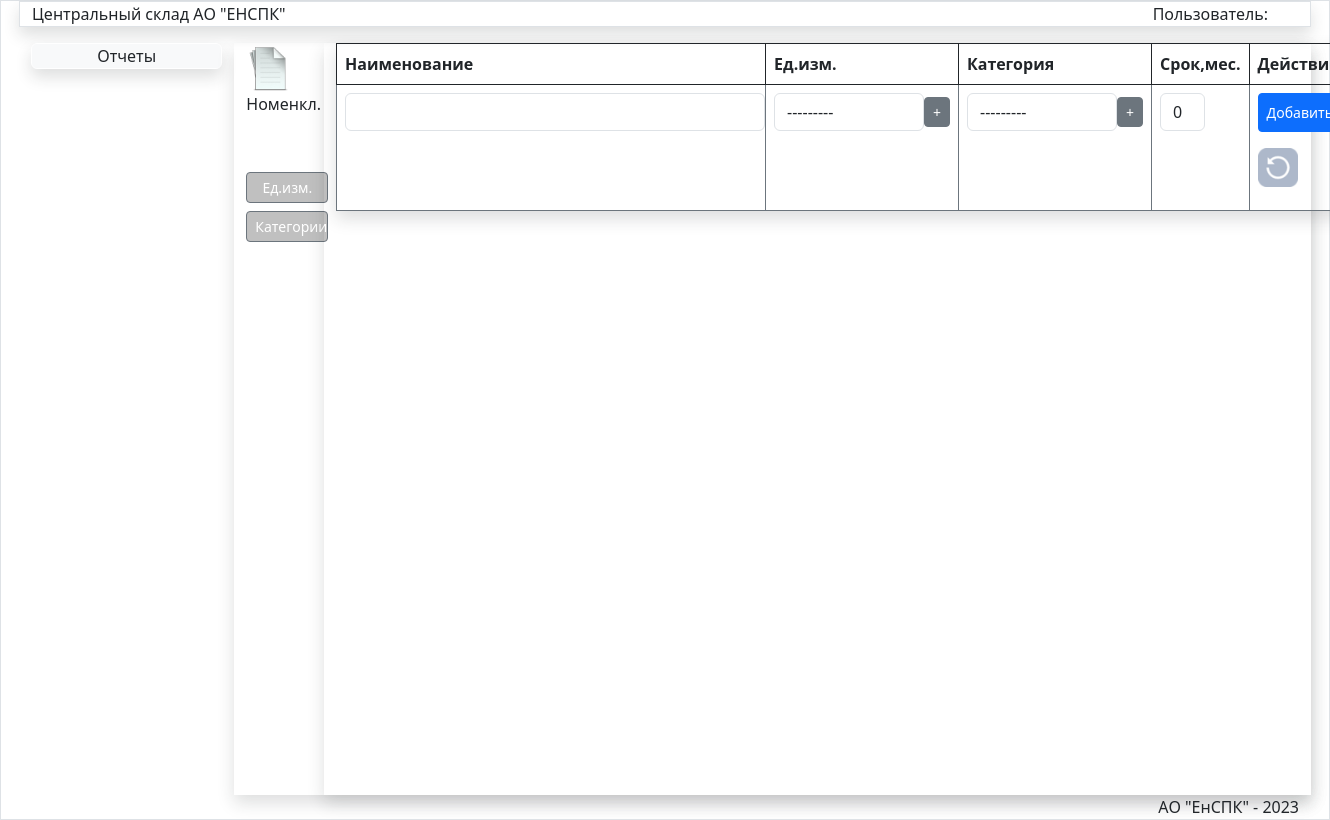
The page /nom/ on the database as committed earlier.
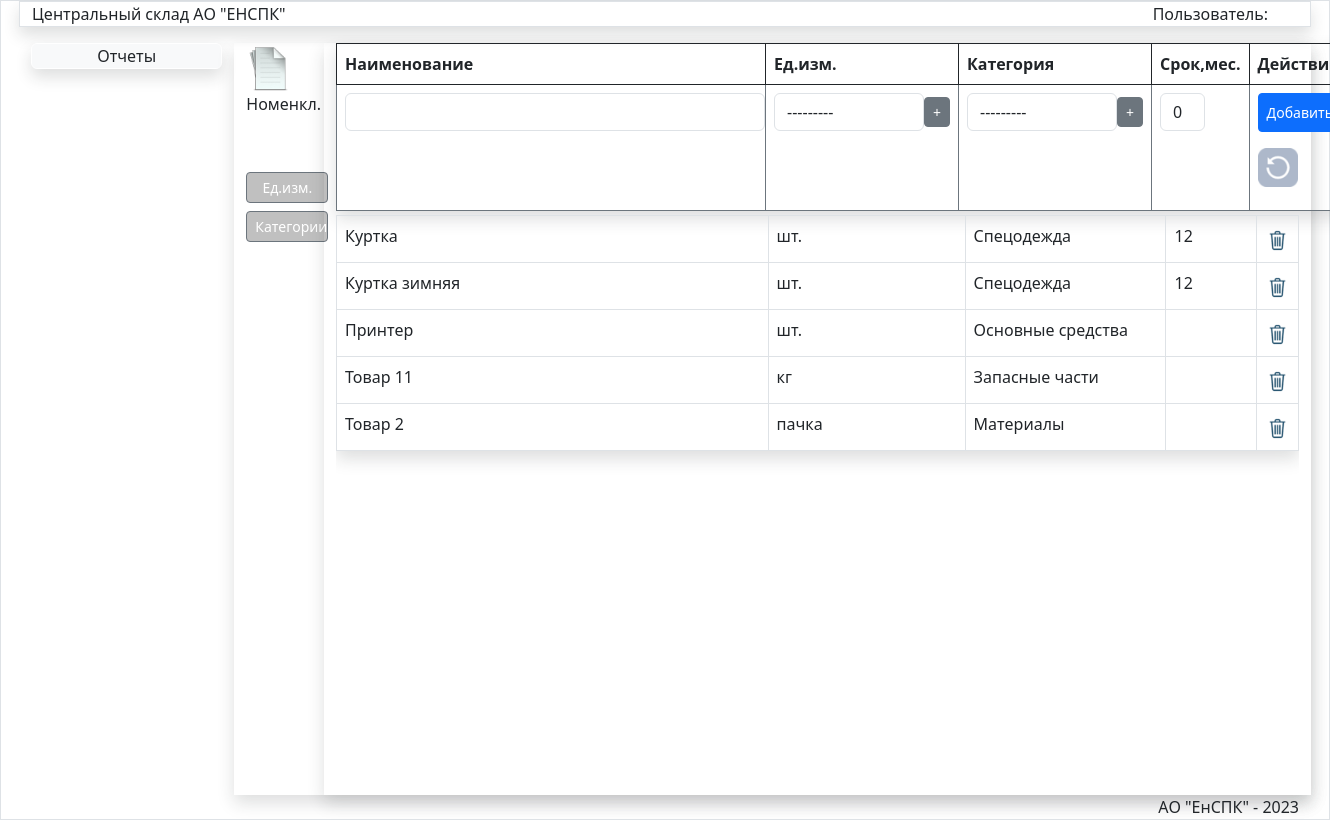
The same page on the database as committed later.
### store/models.py (models this page shows, shortened)
class Nom(models.Model):
    title = models.CharField(max_length=150, verbose_name='Наименование', unique=True)
    izm=models.ForeignKey(Unit,verbose_name='Ед.изм.',on_delete=models.PROTECT)
    category = models.ForeignKey(Category, verbose_name='Категория', on_delete=models.PROTECT)
    srok=models.IntegerField(blank=True,default=0)
    updated_at = models.DateTimeField(auto_now=True, verbose_name='Создан')
    created_at = models.DateTimeField(auto_now_add=True, verbose_name='Обновлен')
    class Meta:
        verbose_name = 'Номенклатура'
        verbose_name_plural = 'Номенклатура'
        ordering = ['title', ]

class Unit(models.Model):
    title = models.CharField(max_length=100,verbose_name='Наименование',unique=True)
    def __str__(self):
        return self.title
    class Meta:
        verbose_name='Единица измерения'
        verbose_name_plural='Единицы измерения'
        ordering=['title',]

class Category(models.Model):
    title = models.CharField(max_length=100, verbose_name='Наименование категории',unique=True)
    def __str__(self):
        return self.title
    class Meta:
        verbose_name='Категория'
        verbose_name_plural='Категории'
        ordering=['title',]

### store/views.py (the view)
# urls.py: path('nom/', NomList, name='NomList'),
def NomList(request):
   unit=Nom.objects.all()
   if request.method == 'POST':
       form=NomForm(request.POST)
       form2=UnitForm(request.POST)
       print(request.POST)
       if form.is_valid():
           form.save()
           return redirect('NomList')
       if form2.is_valid():
           form2.save()
           return redirect('NomList')
   else:
       form=NomForm()
       form2=UnitForm()
       return render(request,'store/spr/NomList.html',{'title':"Номенклатура",'unit':unit,'form':form,'form2':form2,
   'btn_caption': 'Добавить', 'brd_class': 'border-secondary',
   'btn_class': 'btn-primary', 'pic_label': 'Номенкл.',
   'base_url': 'NomList', 'update_url': 'NomUpdate',
   'delete_url': 'NomDelete'})

### store/forms.py
class NomForm(forms.ModelForm):
   class Meta:
      model = Nom
      fields = ['title','izm','category','srok']
      widgets = {
    'title': forms.TextInput(attrs={'class': 'form-control', 'style': 'width:420px;'}),
    'izm': forms.Select(attrs={'class': 'form-control', 'style': 'width:150px;margin:0;'}),
    'category': forms.Select(attrs={'class': 'form-control', 'style': 'width:150px;'}),
     'srok': forms.TextInput(attrs={'class': 'form-control', 'style': 'width:45px;padding-right:0'}),
         }

class UnitForm(forms.ModelForm):
   class Meta:
      model = Unit
      fields = ['title']
      widgets = {
      'title': forms.TextInput(attrs={'class':'form-control','style':'width:945px;'}),
      }

### store/templates/store/spr/NomList.html (shortened to what this page needs)
{% extends 'store/menu.html' %}
{% load static %}
{% block DataArea %}
<form action="" method="post" id="mainform">
<div class="row">
    <div class="col-md-1  "><img src="{% static '/images/report.png' %}" class="miniature_sprav mt-1 ">{{pic_label}}
<div class="linkdiv">
        <a href="#" class="btn btn-secondary  btn-sm mb-2 mt-5 linkbtn" type="button" data-bs-toggle="modal" data-bs-target="#exampleModal">  Ед.изм.</a>
        <a href="#" class="btn btn-secondary btn-sm linkbtn">Категории</a>
</div>
    </div>
<div class="col-md-11 mx-auto shadow ">
<table class="table  shadow mb-1">
 <thead>
    <tr class="">
        <th class="border border-dark" >Наименование</th>
        <th colspan="2" class="border border-dark border-end-0" >Ед.изм.</th>
        <th class="border border-dark border-start-0" ></th>
        <th class="border border-dark border-end-0" >Категория</th>
        <th class="border border-dark border-start-0" ></th>
        <th class="border border-dark" title="Только для спецодежды" style="width:40px;">Срок,мес.</th>
        <th class=" border border-dark" colspan="2">Действие</th>
    </tr>
 </thead>
    <div>
    <td class=" {{brd_class}} border border-end-0 " style="padding-right:0px;"  > {{ form.title}} </td>
    <td class="{{brd_class}}  border border-end-0" colspan="2" style="padding-right:0px;"> {{form.izm}}</td>
        <td style="padding-left:0; " class=" {{brd_class}} border border-start-0"><a href="#" class="btn btn-secondary btn-sm mt-1" style="height:30px;" >+</a></td>
     <td class=" {{brd_class}} border border-end-0" style="padding-right:0px;"> {{ form.category}}</td>
     <td style="padding-left:0;" class=" {{brd_class}} border border-start-0"><a href="#" class="btn btn-secondary btn-sm mt-1" style="height:30px;" >+</a></td>
     <td style="padding-right:0;" class=" {{brd_class}} border text-center pr-0" title="Только для спецодежды" > {{ form.srok}}</td>
<td class="pt-2 border {{brd_class}} "> <button type="submit" class="btn {{btn_class}} btn btn-sm mb-3 pt-2 pb-2 bt-3 " form="mainform"  >
    {{btn_caption}}</button>
       <a href="{% url base_url %}"  ><img src="{% static '/images/update.png' %}" class="btnupdate"><a>
</form>
<div class="scrolltable2">
<table class="table shadow table-bordered mt-0">
<tbody>
    {% for item in unit %}
<tr>
<td style="width:460px;">
<a href="{% url update_url item.pk %}" class=" text-dark  ">{{item.title}}</a>
</td>
<td style="width:208px;">{{item.izm}}</td>
 <td style="width:208px;">{{item.category}}</td>
 <td style="width:95px;">
{% if item.srok != 0 %}
      {{item.srok}}
      {% endif %}
</td>
<td class="text-center">
    <a href="{% url delete_url item.pk %}" class="lead text-dark  ">
    <img src="{% static '/images/del.png' %}" class="miniature2"></td></a>
</tr>
{% endfor %}
</tbody>
</table>
</div>
</div>
</div>
{% endblock DataArea %}

### store/templates/store/menu.html (shortened to what this page needs)
{% extends 'store/base.html' %}
{% load static %}
{% block LinkArea %}
{% if request.user.username == "Кладовщик" %}
<a href="{% url 'DocMenu' %}" class="btn btn-light border border-white  nav-link mb-2 shadow  ">Документы</a>
<a href="{% url 'ReportMenu' %}" class="btn btn-light border border-white  nav-link mb-2 shadow ">Отчеты</a>
<a href="{% url 'SpravMenu' %}" class="btn btn-light border border-white  nav-link mb-1 shadow ">Справочники</a>
{% else %}
 <a href="#" class="btn btn-light border border-white  nav-link mb-2 shadow ">Отчеты</a>
{% endif %}
{% endblock LinkArea %}

### store/templates/store/base.html (shortened to what this page needs)
{% load static %}
 <!DOCTYPE html>
<html lang="en">
<head>
    <link type="text/css" href="{% static '/css/bootstrap.css' %}"  rel="stylesheet">
     <link type="text/css" href="{% static '/css/my.css' %}"  rel="stylesheet">
</head>
<body>
<div class="container-fluid border shadow maincontainer">
    <div class="row">
        <div class="col-md-12 mb-3 border shadow ">
            Центральный склад АО "ЕНСПК"
            <div class="user">Пользователь:
            </div>
        </div>
    </div>
<div class="row">
    <div class="col-md-2 mb-1 linkarea">
        {% block LinkArea %}{% endblock LinkArea %}
    </div>
    <div class="col-md-10  shadow ">
        {% block DataArea %}{% endblock DataArea %}
    </div>
 <div class="row">
    <div class="col-md-12 logo" >
       АО "ЕнСПК" - 2023
    </div>
</div>
</body>
</html>

### store/static/css/my.css (style rules this page uses)
.linkarea { height:90vh; }
.maincontainer { padding-left:30px; padding-right:30px; }
.logo { text-align:right; }
.user { float:right; padding-right:30px; }
.miniature2 { width:25px; }
a { text-decoration:none; }
.scrolltable2 { display:block; overflow-y: auto; height:72.5vh; }
.miniature_sprav { width:45px; float:left; }
.btnupdate { width:40px; padding:0; margin-bottom:15px; }
.linkbtn { width:82px; background-color:Silver; }
.linkdiv { margin-top:8px; }

Rows that differ between the two databases and show on the page:
added Nom: title "Куртка", izm "шт.", category "Спецодежда", srok "12"
added Nom: title "Куртка зимняя", izm "шт.", category "Спецодежда", srok "12"
added Nom: title "Принтер", izm "шт.", category "Основные средства"
added Nom: title "Товар 11", izm "кг", category "Запасные части"
added Nom: title "Товар 2", izm "пачка", category "Материалы"
